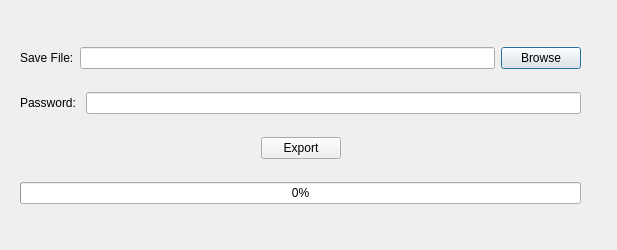
<?xml version="1.0" encoding="UTF-8"?>
<ui version="4.0">
 <class>ExportDialog</class>
 <widget class="QDialog" name="ExportDialog">
  <property name="geometry">
   <rect>
    <x>0</x>
    <y>0</y>
    <width>617</width>
    <height>250</height>
   </rect>
  </property>
  <property name="minimumSize">
   <size>
    <width>617</width>
    <height>250</height>
   </size>
  </property>
  <property name="maximumSize">
   <size>
    <width>617</width>
    <height>250</height>
   </size>
  </property>
  <property name="windowTitle">
   <string>Export Passwords</string>
  </property>
  <property name="styleSheet">
   <string notr="true">font: 10pt &quot;Cantarell&quot;;</string>
  </property>
  <widget class="QWidget" name="verticalLayoutWidget">
   <property name="geometry">
    <rect>
     <x>20</x>
     <y>30</y>
     <width>561</width>
     <height>191</height>
    </rect>
   </property>
   <layout class="QVBoxLayout" name="mainLayout">
    <item>
     <layout class="QHBoxLayout" name="fileLayout">
      <item>
       <widget class="QLabel" name="saveLabel">
        <property name="text">
         <string>Save File:</string>
        </property>
       </widget>
      </item>
      <item>
       <widget class="QLineEdit" name="fileEntry">
        <property name="readOnly">
         <bool>true</bool>
        </property>
       </widget>
      </item>
      <item>
       <widget class="QPushButton" name="browseButton">
        <property name="text">
         <string>Browse</string>
        </property>
       </widget>
      </item>
     </layout>
    </item>
    <item>
     <layout class="QHBoxLayout" name="passwordLayout">
      <item>
       <widget class="QLabel" name="passwordLabel">
        <property name="text">
         <string>Password: </string>
        </property>
       </widget>
      </item>
      <item>
       <widget class="QLineEdit" name="passwordEntry">
        <property name="echoMode">
         <enum>QLineEdit::Password</enum>
        </property>
       </widget>
      </item>
     </layout>
    </item>
    <item>
     <layout class="QHBoxLayout" name="horizontalLayout">
      <item>
       <spacer name="horizontalSpacer">
        <property name="orientation">
         <enum>Qt::Horizontal</enum>
        </property>
        <property name="sizeHint" stdset="0">
         <size>
          <width>40</width>
          <height>20</height>
         </size>
        </property>
       </spacer>
      </item>
      <item>
       <widget class="QPushButton" name="exportButton">
        <property name="text">
         <string>Export</string>
        </property>
       </widget>
      </item>
      <item>
       <spacer name="horizontalSpacer_2">
        <property name="orientation">
         <enum>Qt::Horizontal</enum>
        </property>
        <property name="sizeHint" stdset="0">
         <size>
          <width>40</width>
          <height>20</height>
         </size>
        </property>
       </spacer>
      </item>
     </layout>
    </item>
    <item>
     <widget class="QProgressBar" name="exportProgress">
      <property name="value">
       <number>0</number>
      </property>
      <property name="invertedAppearance">
       <bool>false</bool>
      </property>
     </widget>
    </item>
   </layout>
  </widget>
 </widget>
 <resources/>
 <connections/>
</ui>
